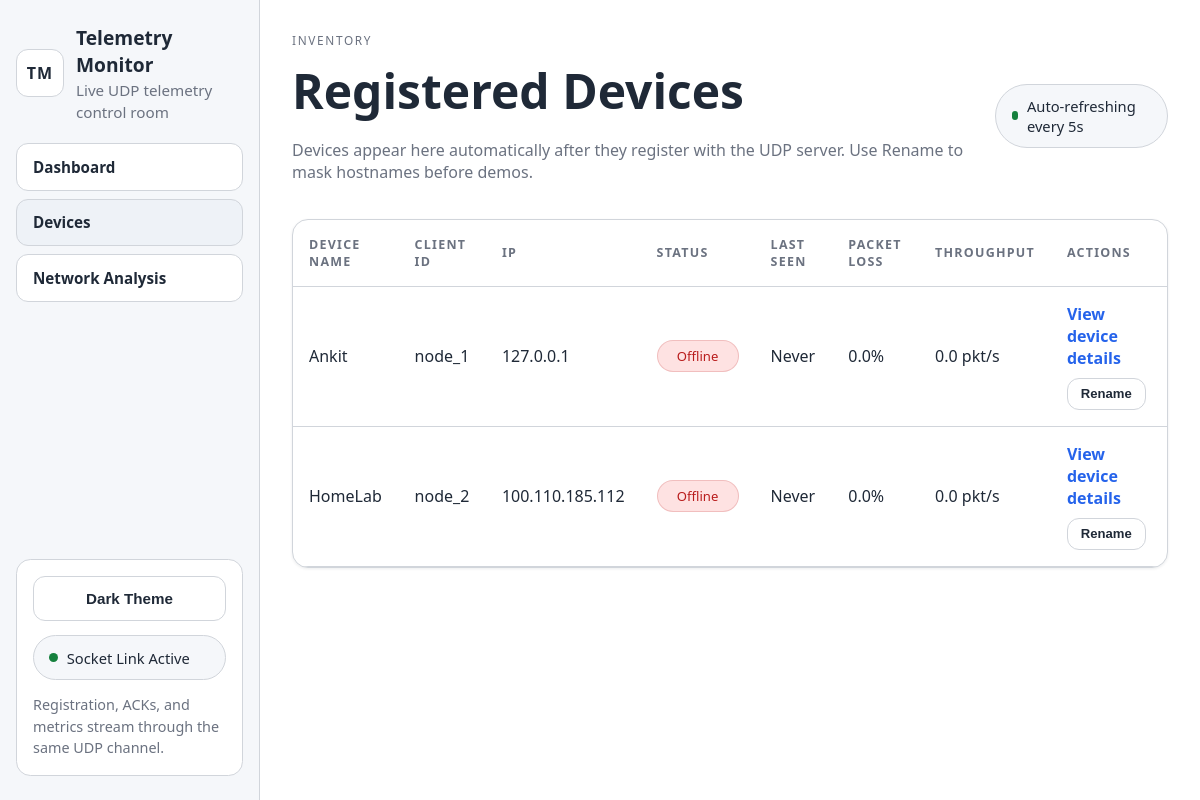
/devices, run on the app's committed database.
### tables this page shows
CREATE TABLE devices (
                    id INTEGER PRIMARY KEY AUTOINCREMENT,
                    client_id TEXT UNIQUE,
                    device_name TEXT,
                    ip_address TEXT,
                    registered_at INTEGER
                , display_name TEXT);

### dashboard/app.py (the view)
    @app.route("/devices")
    def devices_page():
        return render_template("devices.html", devices=aggregator.devices_overview())

### server/aggregator.py (called while the page is built)
    def devices_overview(self) -> List[Dict[str, Any]]:
        return self.database.fetch_devices_overview(self.config.offline_after_seconds)

### server/database.py (called while the page is built)
    def _connect(self) -> sqlite3.Connection:
        connection = sqlite3.connect(self.db_path, check_same_thread=False)
        connection.row_factory = sqlite3.Row
        return connection

### utils/helpers.py (called while the page is built)
def format_timestamp(timestamp: int | None) -> str:
    if not timestamp:
        return "Never"
    return datetime.fromtimestamp(int(timestamp)).strftime("%Y-%m-%d %H:%M:%S")

### dashboard/templates/devices.html (shortened to what this page needs)
{% extends "base.html" %}
{% block content %}
<div class="page-header">
    <div>
        <p class="eyebrow">Inventory</p>
        <h2>Registered Devices</h2>
        <p>Devices appear here automatically after they register with the UDP server. Use Rename to mask hostnames before demos.</p>
    </div>
    <div class="live-pill">
        <span class="status-dot-live"></span>
        <span>Auto-refreshing every 5s</span>
    </div>
</div>
<div class="table-card">
    <table>
        <thead>
            <tr>
                <th>Device Name</th>
                <th>Client ID</th>
                <th>IP</th>
                <th>Status</th>
                <th>Last Seen</th>
                <th>Packet Loss</th>
                <th>Throughput</th>
                <th>Actions</th>
            </tr>
        </thead>
        <tbody id="devices-table-body">
            {% for device in devices %}
            <tr>
                <td>{{ device.device_name }}</td>
                <td>{{ device.client_id }}</td>
                <td>{{ device.ip_address }}</td>
                <td><span class="status {{ device.status }}">{{ device.status }}</span></td>
                <td>{{ format_timestamp(device.last_seen) }}</td>
                <td>{{ device.packet_loss }}%</td>
                <td>{{ device.throughput }} pkt/s</td>
                <td>
                    <div class="table-actions">
                        <a href="{{ url_for('device_detail', client_id=device.client_id) }}">View device details</a>
                        <button
                            type="button"
                            class="button table-action-button rename-device-button"
                            data-client-id="{{ device.client_id }}"
                            data-device-name="{{ device.device_name }}"
                        >
                            Rename
                        </button>
                    </div>
                </td>
            </tr>
            {% else %}
            <tr><td colspan="8">No devices registered yet. Start a client to register automatically.</td></tr>
            {% endfor %}
        </tbody>
    </table>
</div>
{% endblock %}

### dashboard/static/css/styles.css (style rules this page uses)
:root { --bg: #ffffff; --surface: #ffffff; --surface-muted: #f5f7fa; --surface-hover: #eef2f7; --text: #1f2937; --muted: #6b7280; --accent: #2563eb; --accent-soft: #dbeafe; --border: #d1d5db; --success: #15803d; --success-bg: #dcfce7; --danger: #b91c1c; --danger-bg: #fee2e2; --shadow: 0 1px 3px rgba(15, 23, 42, 0.08); }
* { box-sizing: border-box; }
html { scroll-behavior: smooth; }
body { margin: 0; min-height: 100vh; font-family: system-ui, -apple-system, BlinkMacSystemFont, "Segoe UI", sans-serif; color: var(--text); background: var(--bg); }
a { color: var(--accent); }
.sidebar a, .button { display: inline-flex; align-items: center; justify-content: center; gap: 0.5rem; padding: 0.8rem 1rem; border: 1px solid var(--border); border-radius: 0.75rem; background: var(--surface); color: var(--text); text-decoration: none; font-size: 0.95rem; font-weight: 600; cursor: pointer; transition: background 160ms ease, border-color 160ms ease, color 160ms ease; }
.hero, .card, .table-card, .form-card, .hero-panel { border: 1px solid var(--border); border-radius: 1rem; background: var(--surface); box-shadow: var(--shadow); }
.hero-copy h2, .page-header h2, .card h3 { margin: 0; }
.hero-copy h2, .page-header h2 { font-size: clamp(1.8rem, 4vw, 3rem); }
.hero-copy p:not(.eyebrow), .page-header p:not(.eyebrow), .card p, .metric-card small, .signal-label { color: var(--muted); }
.eyebrow { margin: 0 0 0.65rem; text-transform: uppercase; letter-spacing: 0.14em; font-size: 0.74rem; color: var(--muted); }
.page-header { display: flex; align-items: center; justify-content: space-between; gap: 1rem; margin-bottom: 1.2rem; }
.live-pill, .status-chip { display: inline-flex; align-items: center; gap: 0.55rem; padding: 0.7rem 0.95rem; border-radius: 999px; border: 1px solid var(--border); background: var(--surface-muted); color: var(--text); font-size: 0.92rem; }
.status-dot-live { width: 0.55rem; height: 0.55rem; border-radius: 999px; background: var(--success); }
.table-card { overflow-x: auto; margin-top: 1rem; }
.table-actions { display: flex; align-items: center; flex-wrap: wrap; gap: 0.6rem; }
.table-action-button { padding: 0.45rem 0.8rem; font-size: 0.82rem; font-weight: 600; }
table { width: 100%; border-collapse: collapse; }
th, td { padding: 1rem; text-align: left; border-bottom: 1px solid var(--border); }
th { font-size: 0.78rem; text-transform: uppercase; letter-spacing: 0.1em; color: var(--muted); }
td a { font-weight: 600; text-decoration: none; }
.status { display: inline-flex; align-items: center; justify-content: center; min-width: 82px; padding: 0.38rem 0.8rem; border-radius: 999px; font-size: 0.82rem; text-transform: capitalize; border: 1px solid transparent; }
.status.offline { background: var(--danger-bg); color: var(--danger); border-color: rgba(185, 28, 28, 0.18); }

### data on the page
devices: device_name "Ankit", client_id "node_1", ip_address "127.0.0.1", status "Offline", last_seen "Never", packet_loss "0.0", throughput "0.0"
devices: device_name "HomeLab", client_id "node_2", ip_address "100.110.185.112", status "Offline", last_seen "Never", packet_loss "0.0", throughput "0.0"
